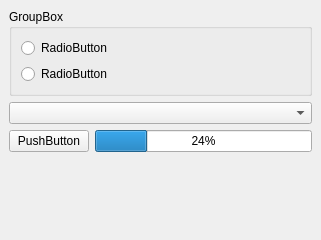
<?xml version="1.0" encoding="UTF-8"?>
<ui version="4.0">
 <class>MainWindow</class>
 <widget class="QMainWindow" name="MainWindow">
  <property name="geometry">
   <rect>
    <x>0</x>
    <y>0</y>
    <width>321</width>
    <height>240</height>
   </rect>
  </property>
  <property name="windowTitle">
   <string>MainWindow</string>
  </property>
  <widget class="QWidget" name="centralwidget">
   <layout class="QFormLayout" name="formLayout">
    <item row="0" column="0" colspan="2">
     <widget class="QGroupBox" name="groupBox">
      <property name="title">
       <string>GroupBox</string>
      </property>
      <layout class="QGridLayout" name="gridLayout">
       <item row="0" column="0">
        <widget class="QRadioButton" name="rb_one">
         <property name="text">
          <string>RadioButton</string>
         </property>
        </widget>
       </item>
       <item row="1" column="0">
        <widget class="QRadioButton" name="rb_two">
         <property name="text">
          <string>RadioButton</string>
         </property>
        </widget>
       </item>
      </layout>
     </widget>
    </item>
    <item row="1" column="0" colspan="2">
     <widget class="QComboBox" name="comboBox"/>
    </item>
    <item row="2" column="1">
     <widget class="QProgressBar" name="progressBar">
      <property name="value">
       <number>24</number>
      </property>
     </widget>
    </item>
    <item row="2" column="0">
     <widget class="QPushButton" name="pb_add">
      <property name="text">
       <string>PushButton</string>
      </property>
     </widget>
    </item>
   </layout>
  </widget>
 </widget>
 <resources/>
 <connections/>
</ui>
